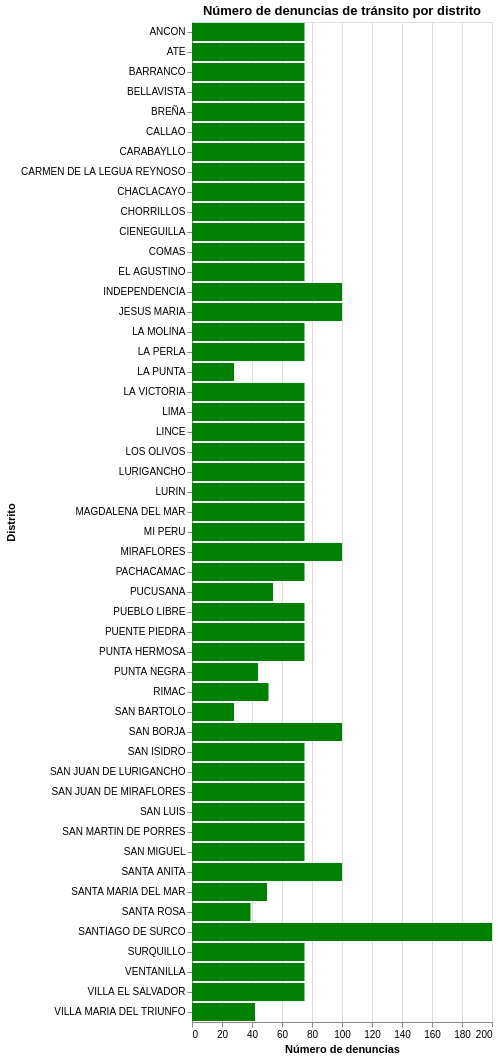

Here is the notebook cell this chart was saved with:
### Markdown cell above
### 3.1. Ordered bar 1

### Code cell
import altair as alt

grafico1 = alt.Chart(data_final).mark_bar(color='green').encode(
    x=alt.X('n_denuncias:Q', title='Número de denuncias'),  
    y=alt.Y('distrito', title='Distrito'),  
).properties(
    title='Número de denuncias de tránsito por distrito'  
)

grafico1.show()

### Figure 1 — Vega-Lite specification as saved in the notebook (floating-point values rounded to 4 significant figures)
{"config": {"view": {"continuousWidth": 300, "continuousHeight": 300}}, "data": {"name": "data-4158dfde5f12c19e4cf11a7ec1ce7f40"}, "mark": {"type": "bar", "color": "green"}, "encoding": {"x": {"field": "n_denuncias", "title": "Número de denuncias", "type": "quantitative"}, "y": {"field": "distrito", "title": "Distrito", "type": "nominal"}}, "title": "Número de denuncias de tránsito por distrito", "$schema": "https://vega.github.io/schema/vega-lite/v5.20.1.json", "datasets": {"data-4158dfde5f12c19e4cf11a7ec1ce7f40": [{"ubigeo": "150101", "distrito": "LIMA", "n_denuncias": 75, "n_policias": 28, "total_equipos_infor": 216}, {"ubigeo": "150102", "distrito": "ANCON", "n_denuncias": 75, "n_policias": 2, "total_equipos_infor": 12}, {"ubigeo": "150103", "distrito": "ATE", "n_denuncias": 75, "n_policias": 13, "total_equipos_infor": 67}, {"ubigeo": "150104", "distrito": "BARRANCO", "n_denuncias": 75, "n_policias": 4, "total_equipos_infor": 21}, {"ubigeo": "150105", "distrito": "BREÑA", "n_denuncias": 75, "n_policias": 7, "total_equipos_infor": 41}, {"ubigeo": "150106", "distrito": "CARABAYLLO", "n_denuncias": 75, "n_policias": 9, "total_equipos_infor": 77}, {"ubigeo": "150107", "distrito": "CHACLACAYO", "n_denuncias": 75, "n_policias": 2, "total_equipos_infor": 13}, {"ubigeo": "150108", "distrito": "CHORRILLOS", "n_denuncias": 75, "n_policias": 17, "total_equipos_infor": 57}, {"ubigeo": "150109", "distrito": "CIENEGUILLA", "n_denuncias": 75, "n_policias": 3, "total_equipos_infor": 15}, {"ubigeo": "150110", "distrito": "COMAS", "n_denuncias": 75, "n_policias": 15, "total_equipos_infor": 100}, {"ubigeo": "150111", "distrito": "EL AGUSTINO", "n_denuncias": 75, "n_policias": 11, "total_equipos_infor": 72}, {"ubigeo": "150115", "distrito": "LA VICTORIA", "n_denuncias": 75, "n_policias": 11, "total_equipos_infor": 44}, {"ubigeo": "150112", "distrito": "INDEPENDENCIA", "n_denuncias": 100, "n_policias": 9, "total_equipos_infor": 56}, {"ubigeo": "150128", "distrito": "RIMAC", "n_denuncias": 51, "n_policias": 13, "total_equipos_infor": 65}, {"ubigeo": "150113", "distrito": "JESUS MARIA", "n_denuncias": 100, "n_policias": 5, "total_equipos_infor": 22}, {"ubigeo": "150114", "distrito": "LA MOLINA", "n_denuncias": 75, "n_policias": 11, "total_equipos_infor": 52}, {"ubigeo": "150116", "distrito": "LINCE", "n_denuncias": 75, "n_policias": 4, "total_equipos_infor": 23}, {"ubigeo": "150117", "distrito": "LOS OLIVOS", "n_denuncias": 75, "n_policias": 14, "total_equipos_infor": 58}, {"ubigeo": "150118", "distrito": "LURIGANCHO", "n_denuncias": 75, "n_policias": 14, "total_equipos_infor": 52}, {"ubigeo": "150143", "distrito": "VILLA MARIA DEL TRIUNFO", "n_denuncias": 42, "n_policias": 15, "total_equipos_infor": 77}, {"ubigeo": "150119", "distrito": "LURIN", "n_denuncias": 75, "n_policias": 5, "total_equipos_infor": 7}, {"ubigeo": "150120", "distrito": "MAGDALENA DEL MAR", "n_denuncias": 75, "n_policias": 6, "total_equipos_infor": 18}, {"ubigeo": "150121", "distrito": "PUEBLO LIBRE", "n_denuncias": 75, "n_policias": 3, "total_equipos_infor": 30}, {"ubigeo": "150122", "distrito": "MIRAFLORES", "n_denuncias": 100, "n_policias": 9, "total_equipos_infor": 43}, {"ubigeo": "150123", "distrito": "PACHACAMAC", "n_denuncias": 75, "n_policias": 4, "total_equipos_infor": 25}, {"ubigeo": "150124", "distrito": "PUCUSANA", "n_denuncias": 54, "n_policias": 2, "total_equipos_infor": 7}, {"ubigeo": "150125", "distrito": "PUENTE PIEDRA", "n_denuncias": 75, "n_policias": 10, "total_equipos_infor": 63}, {"ubigeo": "150126", "distrito": "PUNTA HERMOSA", "n_denuncias": 75, "n_policias": 2, "total_equipos_infor": 8}, {"ubigeo": "150127", "distrito": "PUNTA NEGRA", "n_denuncias": 44, "n_policias": 1, "total_equipos_infor": 8}, {"ubigeo": "150129", "distrito": "SAN BARTOLO", "n_denuncias": 28, "n_policias": 1, "total_equipos_infor": 10}, {"ubigeo": "150130", "distrito": "SAN BORJA", "n_denuncias": 100, "n_policias": 7, "total_equipos_infor": 39}, {"ubigeo": "150131", "distrito": "SAN ISIDRO", "n_denuncias": 75, "n_policias": 8, "total_equipos_infor": 43}, {"ubigeo": "150132", "distrito": "SAN JUAN DE LURIGANCHO", "n_denuncias": 75, "n_policias": 27, "total_equipos_infor": 178}, {"ubigeo": "150133", "distrito": "SAN JUAN DE MIRAFLORES", "n_denuncias": 75, "n_policias": 9, "total_equipos_infor": 72}, {"ubigeo": "150134", "distrito": "SAN LUIS", "n_denuncias": 75, "n_policias": 4, "total_equipos_infor": 47}, {"ubigeo": "150135", "distrito": "SAN MARTIN DE PORRES", "n_denuncias": 75, "n_policias": 10, "total_equipos_infor": 73}, {"ubigeo": "150136", "distrito": "SAN MIGUEL", "n_denuncias": 75, "n_policias": 7, "total_equipos_infor": 31}, {"ubigeo": "150137", "distrito": "SANTA ANITA", "n_denuncias": 100, "n_policias": 4, "total_equipos_infor": 17}, {"ubigeo": "150138", "distrito": "SANTA MARIA DEL MAR", "n_denuncias": 50, "n_policias": 1, "total_equipos_infor": 8}, {"ubigeo": "150139", "distrito": "SANTA ROSA", "n_denuncias": 39, "n_policias": 2, "total_equipos_infor": 11}, {"ubigeo": "150140", "distrito": "SANTIAGO DE SURCO", "n_denuncias": 200, "n_policias": 15, "total_equipos_infor": 48}, {"ubigeo": "150141", "distrito": "SURQUILLO", "n_denuncias": 75, "n_policias": 4, "total_equipos_infor": 17}, {"ubigeo": "150142", "distrito": "VILLA EL SALVADOR", "n_denuncias": 75, "n_policias": 6, "total_equipos_infor": 69}, {"ubigeo": "70101", "distrito": "CALLAO", "n_denuncias": 75, "n_policias": 30, "total_equipos_infor": 188}, {"ubigeo": "70102", "distrito": "BELLAVISTA", "n_denuncias": 75, "n_policias": 4, "total_equipos_infor": 24}, {"ubigeo": "70103", "distrito": "CARMEN DE LA LEGUA REYNOSO", "n_denuncias": 75, "n_policias": 2, "total_equipos_infor": 10}, {"ubigeo": "70104", "distrito": "LA PERLA", "n_denuncias": 75, "n_policias": 2, "total_equipos_infor": 16}, {"ubigeo": "70105", "distrito": "LA PUNTA", "n_denuncias": 28, "n_policias": 1, "total_equipos_infor": 10}, {"ubigeo": "70107", "distrito": "MI PERU", "n_denuncias": 75, "n_policias": 2, "total_equipos_infor": 15}, {"ubigeo": "70106", "distrito": "VENTANILLA", "n_denuncias": 75, "n_policias": 9, "total_equipos_infor": 70}]}}
